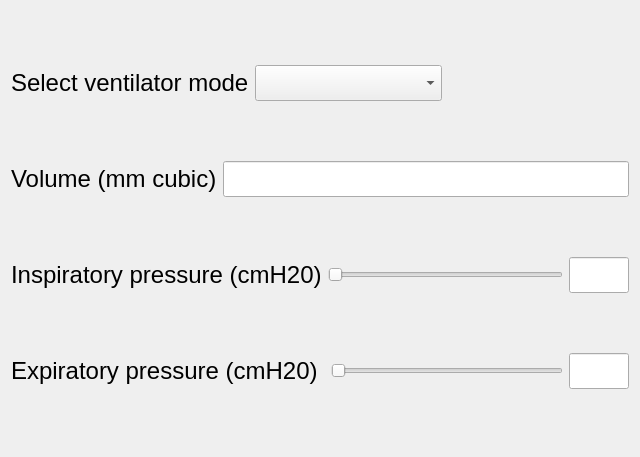
<?xml version="1.0" encoding="UTF-8"?>
<ui version="4.0">
 <class>Form</class>
 <widget class="QWidget" name="Form">
  <property name="geometry">
   <rect>
    <x>0</x>
    <y>0</y>
    <width>640</width>
    <height>457</height>
   </rect>
  </property>
  <property name="windowTitle">
   <string>Form</string>
  </property>
  <layout class="QVBoxLayout" name="verticalLayout">
   <item>
    <layout class="QHBoxLayout" name="horizontalLayout">
     <item>
      <widget class="QLabel" name="label">
       <property name="font">
        <font>
         <pointsize>18</pointsize>
        </font>
       </property>
       <property name="text">
        <string>Select ventilator mode</string>
       </property>
      </widget>
     </item>
     <item>
      <widget class="QComboBox" name="comboBox_selectedMode">
       <property name="sizePolicy">
        <sizepolicy hsizetype="Expanding" vsizetype="Fixed">
         <horstretch>0</horstretch>
         <verstretch>0</verstretch>
        </sizepolicy>
       </property>
       <property name="font">
        <font>
         <pointsize>18</pointsize>
        </font>
       </property>
      </widget>
     </item>
     <item>
      <spacer name="horizontalSpacer">
       <property name="orientation">
        <enum>Qt::Horizontal</enum>
       </property>
       <property name="sizeHint" stdset="0">
        <size>
         <width>40</width>
         <height>20</height>
        </size>
       </property>
      </spacer>
     </item>
    </layout>
   </item>
   <item>
    <layout class="QHBoxLayout" name="horizontalLayout_2">
     <item>
      <widget class="QLabel" name="label_2">
       <property name="font">
        <font>
         <pointsize>18</pointsize>
        </font>
       </property>
       <property name="text">
        <string>Volume (mm cubic)</string>
       </property>
      </widget>
     </item>
     <item>
      <widget class="QLineEdit" name="lineEdit_volume">
       <property name="font">
        <font>
         <pointsize>18</pointsize>
        </font>
       </property>
      </widget>
     </item>
    </layout>
   </item>
   <item>
    <layout class="QHBoxLayout" name="horizontalLayout_inspiratoryPressure">
     <property name="topMargin">
      <number>0</number>
     </property>
     <item>
      <widget class="QLabel" name="label_3">
       <property name="font">
        <font>
         <pointsize>18</pointsize>
        </font>
       </property>
       <property name="text">
        <string>Inspiratory pressure (cmH20)</string>
       </property>
      </widget>
     </item>
     <item>
      <widget class="QSlider" name="horizontalSlider_inspiratoryPressure">
       <property name="orientation">
        <enum>Qt::Horizontal</enum>
       </property>
      </widget>
     </item>
     <item>
      <widget class="QLineEdit" name="lineEdit_inspiratoryPressure">
       <property name="maximumSize">
        <size>
         <width>60</width>
         <height>16777215</height>
        </size>
       </property>
       <property name="font">
        <font>
         <pointsize>18</pointsize>
        </font>
       </property>
      </widget>
     </item>
    </layout>
   </item>
   <item>
    <layout class="QHBoxLayout" name="horizontalLayout_4">
     <property name="topMargin">
      <number>0</number>
     </property>
     <item>
      <widget class="QLabel" name="label_5">
       <property name="font">
        <font>
         <pointsize>18</pointsize>
        </font>
       </property>
       <property name="text">
        <string>Expiratory pressure (cmH20) </string>
       </property>
      </widget>
     </item>
     <item>
      <widget class="QSlider" name="horizontalSlider_expiratoryPressure">
       <property name="orientation">
        <enum>Qt::Horizontal</enum>
       </property>
      </widget>
     </item>
     <item>
      <widget class="QLineEdit" name="lineEdit_expiratoryPressure_2">
       <property name="maximumSize">
        <size>
         <width>60</width>
         <height>16777215</height>
        </size>
       </property>
       <property name="font">
        <font>
         <pointsize>18</pointsize>
        </font>
       </property>
      </widget>
     </item>
    </layout>
   </item>
   <item>
    <layout class="QVBoxLayout" name="layout_selectedVentilatorMode">
     <property name="bottomMargin">
      <number>0</number>
     </property>
    </layout>
   </item>
  </layout>
 </widget>
 <resources/>
 <connections/>
</ui>
